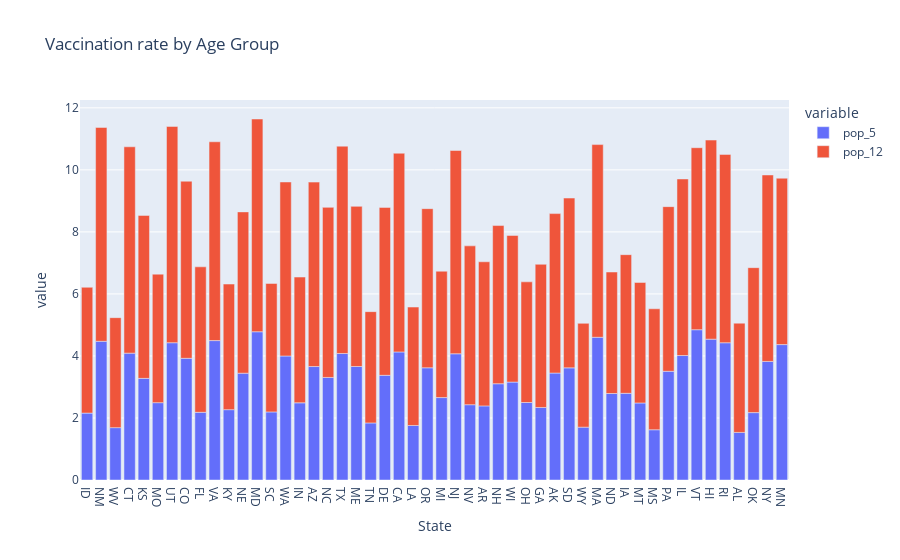

The code cell stored with this chart in its notebook:
### Code cell
fig = px.bar(age_df, x="State", y=["pop_5", 
                                   "pop_12"], 
                                     
                                     title="Vaccination rate by Age Group")
fig.show()

### Figure 1 — Plotly figure (JSON) as saved in the notebook; plotly's stock layout.template omitted (floating-point values rounded to 4 significant figures)
{"data": [{"alignmentgroup": "True", "hovertemplate": "variable=pop_5<br>State=%{x}<br>value=%{y}<extra></extra>", "legendgroup": "pop_5", "marker": {"color": "#636efa", "pattern": {"shape": ""}}, "name": "pop_5", "offsetgroup": "pop_5", "orientation": "v", "showlegend": true, "textposition": "auto", "type": "bar", "x": ["ID", "NM", "WV", "CT", "KS", "MO", "UT", "CO", "FL", "VA", "KY", "NE", "MD", "SC", "WA", "IN", "AZ", "NC", "TX", "ME", "TN", "DE", "CA", "LA", "OR", "MI", "NJ", "NV", "AR", "NH", "WI", "OH", "GA", "AK", "SD", "WY", "MA", "ND", "IA", "MT", "MS", "PA", "IL", "VT", "HI", "RI", "AL", "OK", "NY", "MN"], "xaxis": "x", "y": [2.158, 4.473, 1.688, 4.091, 3.277, 2.494, 4.427, 3.924, 2.183, 4.495, 2.268, 3.444, 4.78, 2.195, 3.999, 2.489, 3.658, 3.307, 4.079, 3.66, 1.84, 3.375, 4.129, 1.758, 3.618, 2.658, 4.07, 2.428, 2.389, 3.104, 3.157, 2.499, 2.339, 3.448, 3.616, 1.703, 4.602, 2.789, 2.796, 2.484, 1.62, 3.505, 4.014, 4.846, 4.541, 4.425, 1.534, 2.173, 3.823, 4.366], "yaxis": "y"}, {"alignmentgroup": "True", "hovertemplate": "variable=pop_12<br>State=%{x}<br>value=%{y}<extra></extra>", "legendgroup": "pop_12", "marker": {"color": "#EF553B", "pattern": {"shape": ""}}, "name": "pop_12", "offsetgroup": "pop_12", "orientation": "v", "showlegend": true, "textposition": "auto", "type": "bar", "x": ["ID", "NM", "WV", "CT", "KS", "MO", "UT", "CO", "FL", "VA", "KY", "NE", "MD", "SC", "WA", "IN", "AZ", "NC", "TX", "ME", "TN", "DE", "CA", "LA", "OR", "MI", "NJ", "NV", "AR", "NH", "WI", "OH", "GA", "AK", "SD", "WY", "MA", "ND", "IA", "MT", "MS", "PA", "IL", "VT", "HI", "RI", "AL", "OK", "NY", "MN"], "xaxis": "x", "y": [4.056, 6.894, 3.546, 6.653, 5.254, 4.144, 6.974, 5.71, 4.69, 6.41, 4.051, 5.201, 6.859, 4.142, 5.611, 4.055, 5.947, 5.484, 6.685, 5.163, 3.589, 5.415, 6.407, 3.818, 5.131, 4.075, 6.554, 5.121, 4.647, 5.1, 4.728, 3.891, 4.616, 5.142, 5.475, 3.348, 6.213, 3.918, 4.47, 3.886, 3.901, 5.309, 5.693, 5.868, 6.42, 6.073, 3.523, 4.673, 6.011, 5.365], "yaxis": "y"}], "layout": {"barmode": "relative", "legend": {"title": {"text": "variable"}, "tracegroupgap": 0}, "title": {"text": "Vaccination rate by Age Group"}, "xaxis": {"anchor": "y", "domain": [0, 1], "title": {"text": "State"}}, "yaxis": {"anchor": "x", "domain": [0, 1], "title": {"text": "value"}}}}
